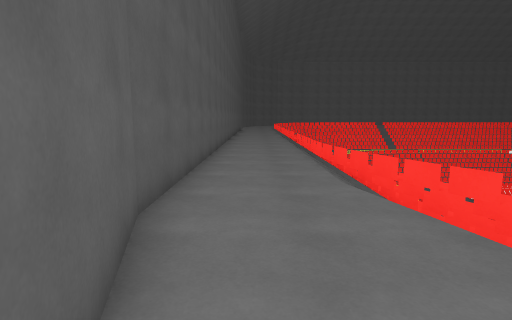
view 1 (above)

20 first-person views from a walk through a Unity game level. The camera is 1.5 m above the floor, tilts 8° down and sees 80° across. The floor is counted in squares, 1 m on a side. Each view is taken from the middle of a square. On the plan, view 1 faces up. The plan holds only what a view shows up to about 15 squares ahead; the rest is blank. The place goes on beyond the plan. The player is left out. Surface patterns are stand-ins for the level's own textures.

view 2
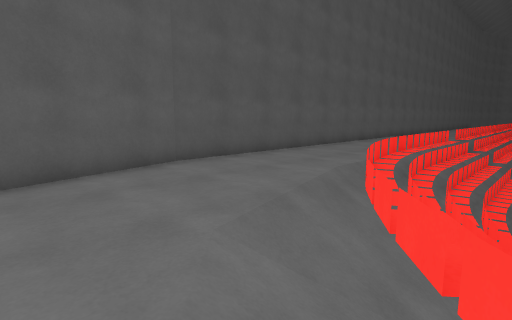

view 3
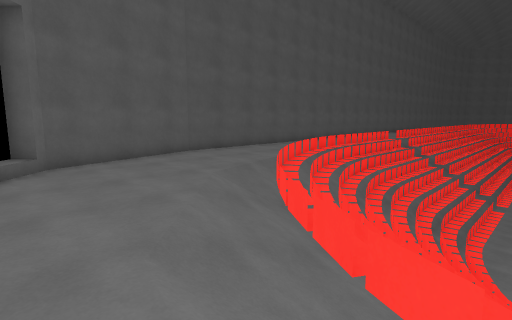

view 4
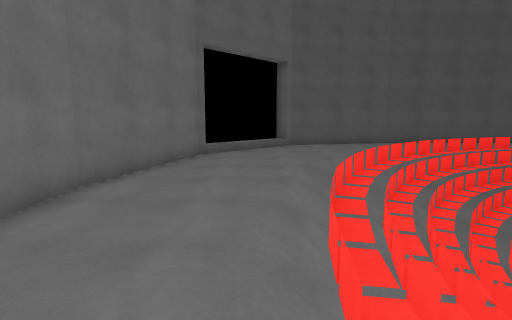

view 5
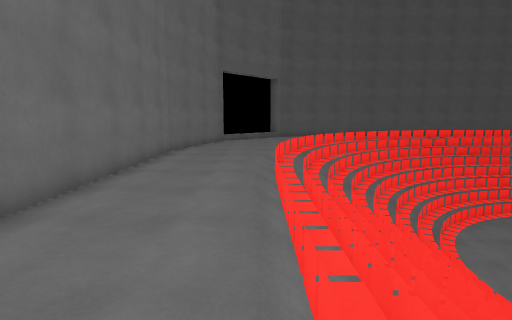

view 6
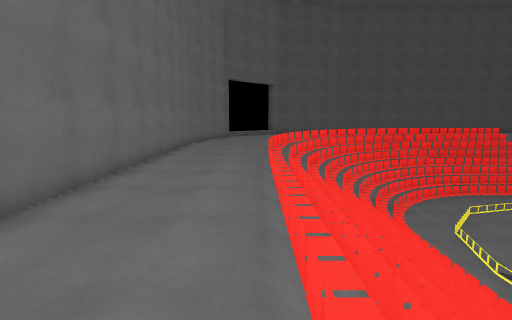

view 7
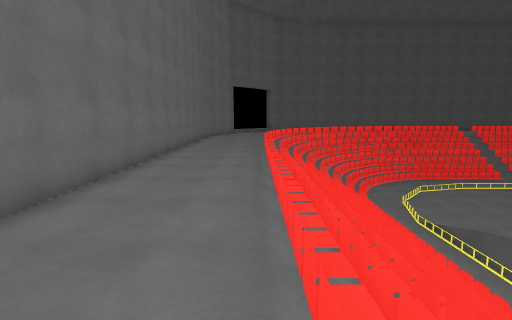

view 8
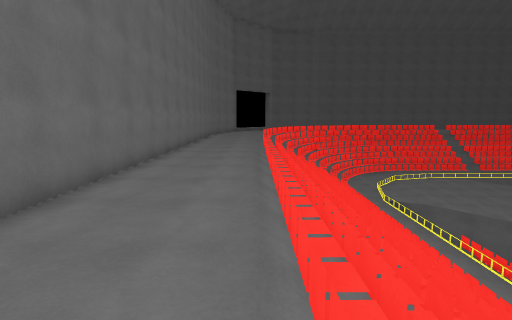

view 9
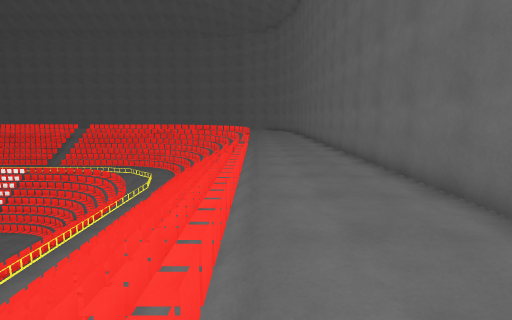

view 10
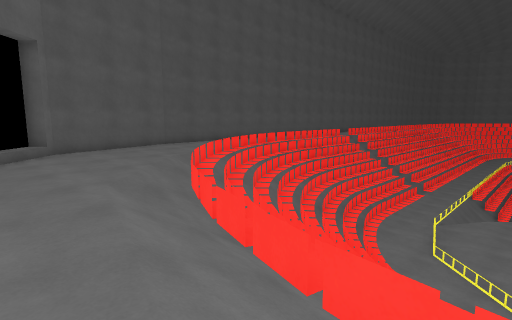

view 11
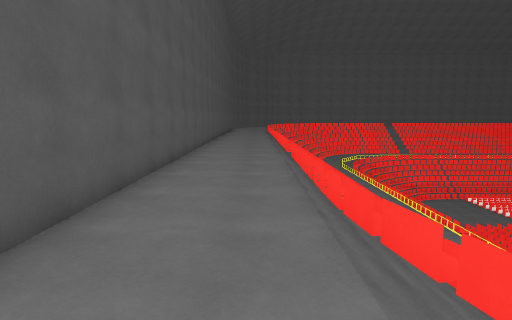

view 12
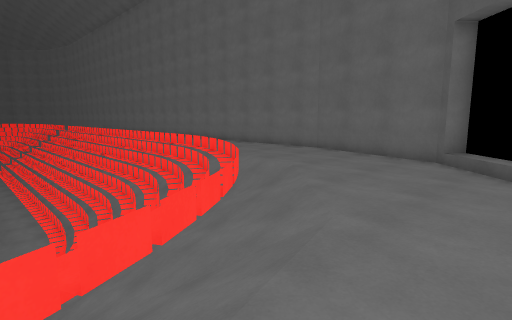

view 13
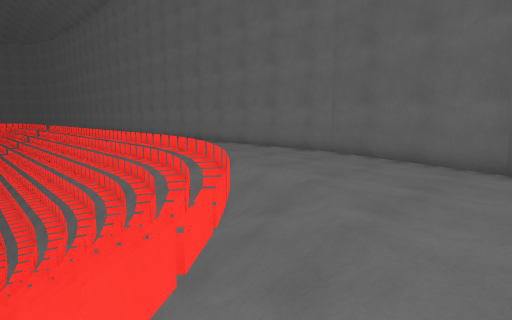

view 14
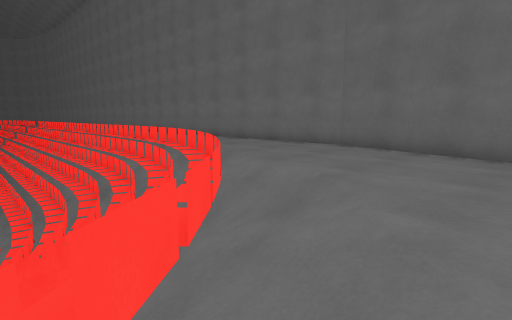

view 15
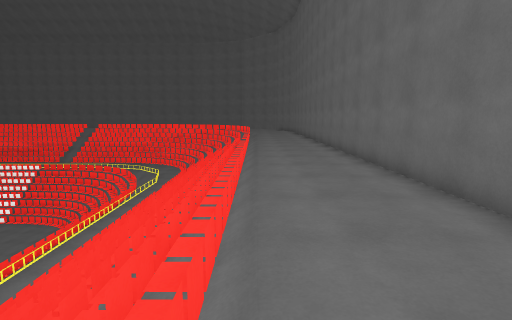

view 16
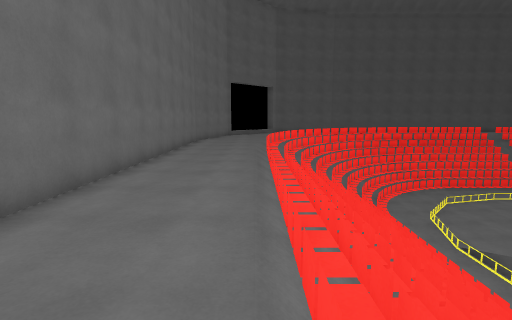

view 17
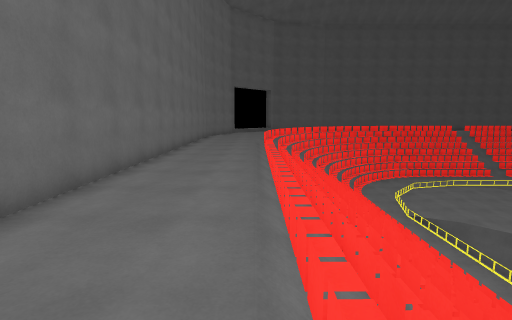

view 18
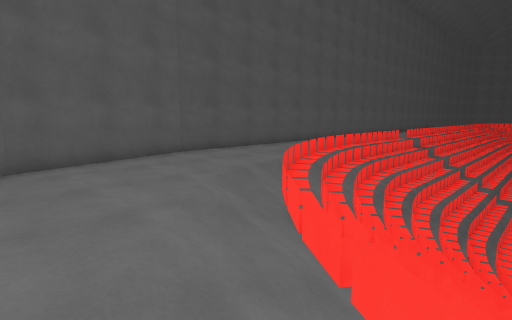

view 19
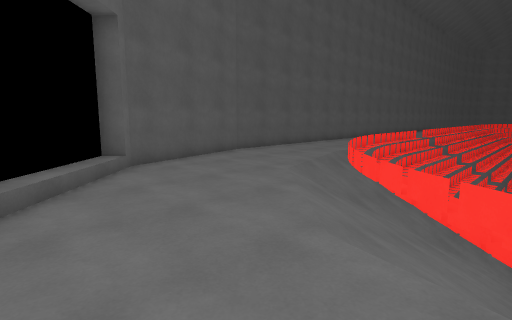

view 20
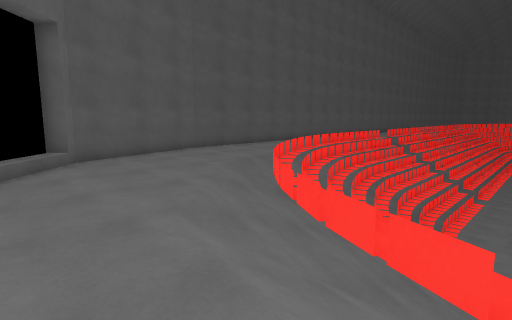

### Floor plan
Key: @ floor where view 1 was taken; # wall or solid block; . main floor; - floor 0.75 m lower than the main floor; _ floor 1.75 m lower than the main floor; < floor 3.5 m lower than the main floor; ( floor 3.75 m lower than the main floor; / step, stairs or slope; = window, fence, low wall or low ledge; ^ raised ledge; v drop or lower ground; O other object.
Columns run from 2 left of view 1 to 36 right of it. Each row starts with its distance up from view 1.
 21 #... ==
 20 #... =-= #= (/
 19 #....== ===((/
 18 #... ======((
 17 #... =#=  (
 16 #....======(
 15 #...#=-====((
 14 #...#=-=##=(( =<
 13 #....v-###=((=<<
 12 #...#=v###=(((<<
 11 #...#=v###=(((<<
 10 #...=v=##=O(((<<
  9 #....==###=((((<<<< <<
  8 #....vvv###O((((<<<<<<=
  7 #....vvv###=(((((<<<<v
  6 #....#vv#####(((((((/     /=v  vvvvvvv
  5 #..../=vv###=O((((((((((((((((((((((((
  4 #..../#=v###===(((((((((((((((((((((((
  3 ##...//==v#####=========O== == == == =
  2  #....//^=vv#^##^#=##=##=##=##=##=##=#
  1  #.....//==vvv####_################  #
  0  #@.....//#===vvvvvvvv^^^^^^^^^^^^^  =
 -1  ##......//#==vvvvv=vv=================
 -2   #.......////#vvvv=vv=================
 -3   ##........../////////////////////////
 -4    ##..................................
 -5     ###................................
 -6       #####............................
 -7           #############################

Where each view was taken, in squares from view 1:
view 1: 0 up, 0 right, facing up
view 2: 0 up, 6 right, facing up-left
view 3: 3 down, 10 right, facing up-left
view 4: 3 down, 16 right, facing left
view 5: 3 down, 23 right, facing left
view 6: 3 down, 27 right, facing left
view 7: 3 down, 32 right, facing left
view 8: 3 down, 36 right, facing left
view 9: 3 down, 21 right, facing right
view 10: 4 down, 14 right, facing up-left
view 11: 6 up, 1 right, facing up
view 12: 6 up, 1 right, facing down-right
view 13: 4 up, 3 right, facing down-right
view 14: 3 up, 4 right, facing down-right
view 15: 3 down, 19 right, facing right
view 16: 3 down, 29 right, facing left
view 17: 3 down, 33 right, facing left
view 18: 2 down, 9 right, facing up-left
view 19: 5 down, 9 right, facing up-left
view 20: 4 down, 11 right, facing up-left
